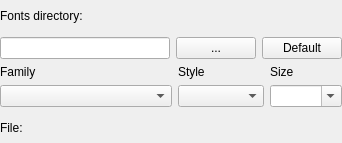
<?xml version="1.0" encoding="UTF-8"?>
<ui version="4.0">
 <class>FontSelectFrame</class>
 <widget class="QWidget" name="FontSelectFrame">
  <property name="geometry">
   <rect>
    <x>0</x>
    <y>0</y>
    <width>342</width>
    <height>143</height>
   </rect>
  </property>
  <property name="sizePolicy">
   <sizepolicy hsizetype="Minimum" vsizetype="Minimum">
    <horstretch>0</horstretch>
    <verstretch>0</verstretch>
   </sizepolicy>
  </property>
  <property name="windowTitle">
   <string>Frame</string>
  </property>
  <property name="locale">
   <locale language="English" country="UnitedStates"/>
  </property>
  <layout class="QVBoxLayout" name="verticalLayout">
   <property name="sizeConstraint">
    <enum>QLayout::SetMinimumSize</enum>
   </property>
   <property name="leftMargin">
    <number>0</number>
   </property>
   <property name="topMargin">
    <number>0</number>
   </property>
   <property name="rightMargin">
    <number>0</number>
   </property>
   <property name="bottomMargin">
    <number>0</number>
   </property>
   <item>
    <widget class="QLabel" name="label">
     <property name="text">
      <string>Fonts directory:</string>
     </property>
     <property name="buddy">
      <cstring>lineEditFontsDir</cstring>
     </property>
    </widget>
   </item>
   <item>
    <layout class="QHBoxLayout" name="horizontalLayout" stretch="1,0,0">
     <item>
      <widget class="QLineEdit" name="lineEditFontsDir">
       <property name="enabled">
        <bool>true</bool>
       </property>
       <property name="readOnly">
        <bool>true</bool>
       </property>
      </widget>
     </item>
     <item>
      <widget class="QPushButton" name="pushButtonChangeDir">
       <property name="text">
        <string>...</string>
       </property>
      </widget>
     </item>
     <item>
      <widget class="QPushButton" name="pushButtonDefault">
       <property name="text">
        <string>Default</string>
       </property>
      </widget>
     </item>
    </layout>
   </item>
   <item>
    <layout class="QGridLayout" name="gridLayout" columnstretch="2,1,0" columnminimumwidth="0,0,1">
     <item row="1" column="0">
      <widget class="QLabel" name="label_Family">
       <property name="text">
        <string>Family</string>
       </property>
       <property name="buddy">
        <cstring>comboBoxFamily</cstring>
       </property>
      </widget>
     </item>
     <item row="1" column="1">
      <widget class="QLabel" name="label_Style">
       <property name="text">
        <string>Style</string>
       </property>
       <property name="buddy">
        <cstring>comboBoxStyle</cstring>
       </property>
      </widget>
     </item>
     <item row="1" column="2">
      <widget class="QLabel" name="label_4">
       <property name="text">
        <string>Size</string>
       </property>
       <property name="buddy">
        <cstring>comboBoxSize</cstring>
       </property>
      </widget>
     </item>
     <item row="2" column="0">
      <widget class="QComboBox" name="comboBoxFamily">
       <property name="insertPolicy">
        <enum>QComboBox::InsertAlphabetically</enum>
       </property>
      </widget>
     </item>
     <item row="2" column="1">
      <widget class="QComboBox" name="comboBoxStyle">
       <property name="duplicatesEnabled">
        <bool>true</bool>
       </property>
      </widget>
     </item>
     <item row="2" column="2">
      <widget class="QComboBox" name="comboBoxSize">
       <property name="editable">
        <bool>true</bool>
       </property>
       <property name="insertPolicy">
        <enum>QComboBox::InsertAlphabetically</enum>
       </property>
      </widget>
     </item>
    </layout>
   </item>
   <item>
    <widget class="QLabel" name="label_FileName">
     <property name="text">
      <string>File:</string>
     </property>
    </widget>
   </item>
  </layout>
 </widget>
 <tabstops>
  <tabstop>pushButtonChangeDir</tabstop>
  <tabstop>lineEditFontsDir</tabstop>
  <tabstop>comboBoxFamily</tabstop>
  <tabstop>comboBoxStyle</tabstop>
  <tabstop>comboBoxSize</tabstop>
 </tabstops>
 <resources/>
 <connections/>
 <slots>
  <slot>fontDirectoryChangeRequest()</slot>
 </slots>
</ui>
